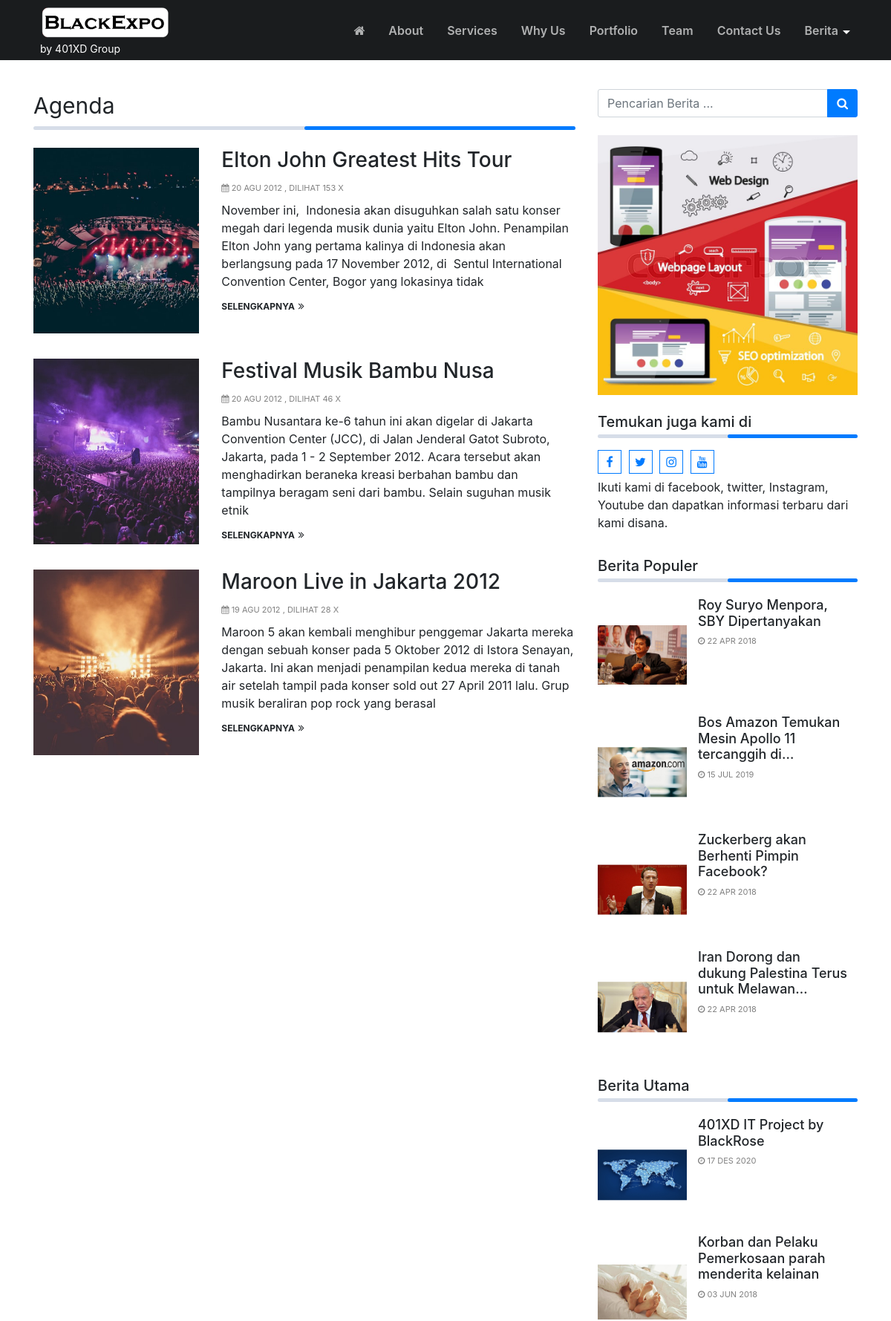
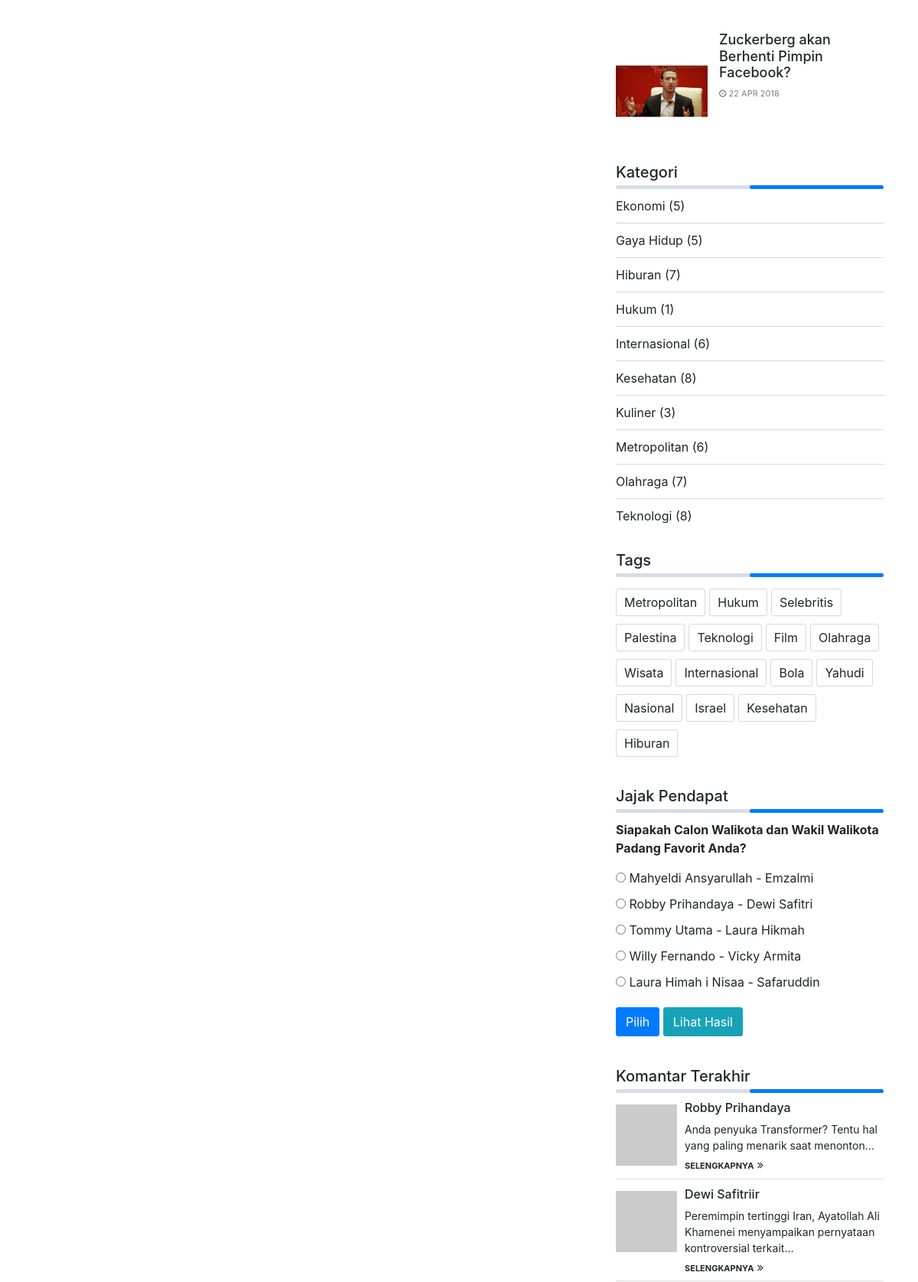
The page /index.php/agenda (upper part) on the database its author committed (2 pictures, top to bottom).
### tables this page shows
CREATE TABLE `logo` (
  `id_logo` int(11) NOT NULL,
  `gambar` varchar(100) NOT NULL
);

CREATE TABLE `tbl_novapage` (
  `id` int(11) NOT NULL,
  `key` varchar(255) DEFAULT NULL,
  `value` text DEFAULT NULL
);

CREATE TABLE `agenda` (
  `id_agenda` int(11) NOT NULL,
  `tema` varchar(100) NOT NULL,
  `tema_seo` varchar(100) NOT NULL,
  `isi_agenda` text NOT NULL,
  `tempat` varchar(100) NOT NULL,
  `pengirim` varchar(100) NOT NULL,
  `gambar` varchar(100) NOT NULL,
  `tgl_mulai` date NOT NULL,
  `tgl_selesai` date NOT NULL,
  `tgl_posting` date NOT NULL,
  `jam` varchar(50) NOT NULL,
  `dibaca` int(11) NOT NULL DEFAULT 1,
  `username` varchar(50) NOT NULL
);

CREATE TABLE `pasangiklan` (
  `id_pasangiklan` int(11) NOT NULL,
  `judul` varchar(100) NOT NULL,
  `username` varchar(50) NOT NULL,
  `url` varchar(100) NOT NULL,
  `source` text NOT NULL,
  `gambar` varchar(100) NOT NULL,
  `tgl_posting` date NOT NULL
);

CREATE TABLE `identitas` (
  `id_identitas` int(11) NOT NULL,
  `nama_website` varchar(100) NOT NULL,
  `email` varchar(100) NOT NULL,
  `url` varchar(100) NOT NULL,
  `facebook` text NOT NULL,
  `rekening` varchar(100) NOT NULL,
  `no_telp` varchar(20) NOT NULL,
  `meta_deskripsi` varchar(250) NOT NULL,
  `meta_keyword` varchar(250) NOT NULL,
  `favicon` varchar(50) NOT NULL,
  `maps` text NOT NULL
);

CREATE TABLE `berita` (
  `id_berita` int(11) NOT NULL,
  `id_kategori` int(11) NOT NULL,
  `username` varchar(30) NOT NULL,
  `judul` varchar(100) NOT NULL,
  `sub_judul` varchar(255) NOT NULL,
  `youtube` varchar(100) NOT NULL,
  `judul_seo` text NOT NULL,
  `headline` enum('Y','N') NOT NULL DEFAULT 'Y',
  `aktif` enum('Y','N') NOT NULL DEFAULT 'N',
  `utama` enum('Y','N') NOT NULL DEFAULT 'Y',
  `isi_berita` longtext NOT NULL,
  `keterangan_gambar` text NOT NULL,
  `hari` varchar(20) NOT NULL,
  `tanggal` date NOT NULL,
  `jam` time NOT NULL,
  `gambar` varchar(100) NOT NULL,
  `dibaca` int(11) NOT NULL DEFAULT 1,
  `tag` varchar(100) NOT NULL,
  `status` enum('Y','N') NOT NULL DEFAULT 'Y'
);

CREATE TABLE `tag` (
  `id_tag` int(11) NOT NULL,
  `nama_tag` varchar(100) NOT NULL,
  `username` varchar(50) NOT NULL,
  `tag_seo` varchar(100) NOT NULL,
  `count` int(11) NOT NULL
);

CREATE TABLE `poling` (
  `id_poling` int(11) NOT NULL,
  `pilihan` varchar(100) NOT NULL,
  `status` varchar(20) NOT NULL,
  `username` varchar(50) NOT NULL,
  `rating` int(11) NOT NULL DEFAULT 0,
  `aktif` enum('Y','N') NOT NULL
);

CREATE TABLE `komentar` (
  `id_komentar` int(11) NOT NULL,
  `id_berita` int(11) NOT NULL,
  `nama_komentar` varchar(100) NOT NULL,
  `url` varchar(100) NOT NULL,
  `isi_komentar` text NOT NULL,
  `tgl` date NOT NULL,
  `jam_komentar` time NOT NULL,
  `aktif` enum('Y','N') NOT NULL DEFAULT 'Y',
  `email` varchar(100) NOT NULL
);

### application/views/novapage/widgets/widget_berita_tag.php (the view)
<div class="widget widget-tagcloud card mb-4">
		<?php
			if( isset($widget_setting['judul']) ) {
				if( !empty(trim($widget_setting['judul']))) {
					?>
					<h5 class="card-header">
						<?php echo $widget_setting['judul'];?>
					</h5>
					<?php
				}
			}
		?>
  <div class="tagcloud">
  	<?php
		$tag = $this->model_utama->view_ordering_limit('tag','id_tag','RANDOM',0,50);
  		foreach ($tag->result_array() as $row) {
			?>
			<a href="<?php echo base_url()."tag/detail/".$row['tag_seo'];?>">
				<?php echo $row['nama_tag'];?>
			</a>
			<?php
		}
	?></div>
</div>

### application/views/novapage/agenda.php (shortened to what the rows shown need)
<?php
$base_path = FCPATH;
?>
<div class="row">
	<?php
	  foreach ($agenda->result_array() as $r) {
		  $tgl_posting = tgl_indo($r['tgl_posting']);
		  $baca = $r['dibaca']+1;
		  $judul = $r['tema'];
		  $isi_agenda =(strip_tags($r['isi_agenda']));
		  $isi = substr($isi_agenda,0,280);
		  $isi = substr($isi_agenda,0,strrpos($isi," "));
		  $img_src = base_url()."asset/foto_agenda/small_no-image.jpg";
		  if ($r['gambar'] !== '' &&  file_exists( $base_path ."asset/foto_agenda/".($r['gambar']) ) ){
				$img_src = base_url()."asset/foto_agenda/". $r['gambar'];
		  }
		  ?>
			<div class="col-md-12 mb-4">
			  <div class="agenda card h-100">
		  			<div class="row">
						<div class="col-md-4">
							<div class="card card-image">
								<div class="image-container"
										style="
											background:url('<?php echo $img_src;?>');
											background-position:center;
											background-size:cover;
											background-repeat:no-repeat
										">
								</div>
							</div>
						</div>
						<div class="col-md-8">
							<div class="card card-content">
								<div class="card-body">
									<a href="<?php echo base_url()."agenda/detail/".$r['tema_seo'];?>">
										<h3 class="card-title"><?php echo $judul;?></h3>
									</a>
									<div class="post-meta">
										<i class="fa fa-calendar"></i> <?php echo  $tgl_posting; ?> ,
										dilihat <?php echo $baca;?> x
									</div>
									<div class="card-text mb-2">
										<?php echo $isi;  ?>
									</div>
									<a href="<?php echo base_url()."agenda/detail/".$r['tema_seo'];?>" class="read-more">
										Selengkapnya
									</a>
								</div>
							</div>
						</div>
					</div>
				</div>
			</div>
		  <?php
	  }
?>
</div>

### application/views/novapage/partials/header.php (shortened to what the rows shown need)
<?php
$class_menu_landingpage = 'scroll';
?>
<nav class="main-menu-container navbar navbar-dark fixed-top  py-2 py-lg-3 <?php echo $class_menu_landingpage;?>" >
	<div class="container ml-5 pl-4 ml-lg-auto pl-lg-auto">
		<?php
			$base_path = FCPATH;
			$id_website = $this->model_utama->view('identitas')->row_array();
			$logo_website = $this->model_utama->view('logo')->row_array();
		?>
		<a class="navbar-brand float-left" href="<?php echo base_url();?>">
			<?php
				if ( $logo_website['gambar'] !== '' &&  file_exists( $base_path ."asset/logo/".$logo_website['gambar'] ) ){
					$img_src = base_url() ."asset/logo/".$logo_website['gambar'] ;
					?>
						<div class="logo-header">
							<img  src="<?php echo $img_src ;?>" alt="<?php echo $id_website['nama_website']; ?>">
						</div>
					<?php
				} else {
					?>
					<?php echo $id_website['nama_website']; ?>
					<?php
				}
			?>
			<?php
			if( isset($tagline['header']) && isset($tagline['text'])) {
				if(!empty($tagline['text'] && $tagline['header'] ==  '1') ){
					?>
					<div class="tagline-header"><?php echo $tagline['text'];?></div>
					<?php
				}
			}?>
		</a>
	</div>
</nav>

### application/views/novapage/partials/sidebar.php
<div class="sidebar">
<?php
$get_setting_sidebar    = $this->model_utama->view_where('tbl_novapage',array('key' => 'setting_sidebar'))->row_array();
$sidebar = array();
if(isset($get_setting_sidebar['value'])) {
	if(!empty($get_setting_sidebar['value'])){
		$setting_sidebar = json_decode($get_setting_sidebar['value'],true);
		if(!empty($setting_sidebar)) {
			$number = 0;
			foreach($setting_sidebar as $i => $widget_id){
				$id = key($widget_id);
				$sidebar[$number]['widget_id'] = $id;
				$sidebar[$number]['widget_setting'] = $widget_id[$id];
				$number++;
			}
		}
	}
}
foreach($sidebar as $i => $item) {
	$file_sidebar = VIEWPATH . template().'/widgets/' . $item['widget_id'] . '.php';
	if( file_exists($file_sidebar)) {
		$widget_setting = $item['widget_setting'];
		include $file_sidebar;
	}
}
?>
</div>

### application/views/novapage/widgets/widget_iklan_sidebar.php (shortened to what the rows shown need)
<div class="widget card mb-4 widget-iklan-sidebar">
			<?php
	$iklan_sidebar = 0;
	if( isset($widget_setting['iklan_sidebar']) ) {
		$iklan_sidebar = (int) $widget_setting['iklan_sidebar'];
	}
?>
<?php
  	$pasang_iklan_sidebar = $this->db->query("SELECT * FROM pasangiklan WHERE id_pasangiklan ='". $iklan_sidebar."'");
	foreach ($pasang_iklan_sidebar->result_array() as $iklan){
		if ($iklan['gambar'] != ''){
			?>
			<a href="<?php echo $iklan['url'];?>"
				target='_blank'>
				<img style='width:100%'
					src="<?php echo base_url()."asset/foto_pasangiklan/".$iklan['gambar'];?>"
					alt="<?php echo $iklan['judul'];?>" />
			</a>
			<?php
		}
	 }
?>
</div>

### application/views/novapage/widgets/widget_social.php
<div class="widget card mb-4 widget-social">
	<?php
		if( isset($widget_setting['judul']) ) {
			if( !empty(trim($widget_setting['judul']))) {
				?>
				<h5 class="card-header">
					<?php echo $widget_setting['judul'];?>
				</h5>
				<?php
			}
		}
	?>
	<div class="social-bar">
		<?php
			$sosmed = $this->model_utama->view('identitas')->row_array();
			$pecahd = explode(",", $sosmed['facebook']);
		?>
		<a target="_BLANK" href="<?php echo $pecahd[0]; ?>" class="social-icon"><i class="fa fa-facebook" aria-hidden="true"></i></a>
		<a target="_BLANK" href="<?php echo $pecahd[1]; ?>" class="social-icon"><i class="fa fa-twitter" aria-hidden="true"></i></a>
		<a target="_BLANK" href="<?php echo $pecahd[2]; ?>" class="social-icon"><i class="fa fa-instagram" aria-hidden="true"></i></a>
		<a target="_BLANK" href="<?php echo $pecahd[3]; ?>" class="social-icon"><i class="fa fa-youtube" aria-hidden="true"></i></a>
		<?php
			if( isset($widget_setting['teks']) ) {
				if( !empty(trim($widget_setting['teks']))) {
					?>
					<div class="social-text"><?php echo $widget_setting['teks'];?></div>
					<?php
				}
			}
		?>
	</div>
</div>

### application/views/novapage/widgets/widget_berita_populer.php (shortened to what the rows shown need)
<div class="widget card mb-4 posts-widget">
	<?php
		$jumlah_berita = 0;
		if( isset($widget_setting['judul']) ) {
			if( !empty(trim($widget_setting['judul']))) {
				?>
				<h5 class="card-header">
					<?php echo $widget_setting['judul'];?>
				</h5>
				<?php
			}
		}
		if( isset($widget_setting['jumlah']) ) {
			$jumlah_berita = (int) $widget_setting['jumlah'];
		}
	?>
	<div class="card-body">
		<ul>
			<?php
				$populer = $this->model_utama->view_join_two(
					'berita',
					'users',
					'kategori',
					'username',
					'id_kategori',
					array('berita.status' => 'Y'),
					'dibaca','DESC',0, $jumlah_berita
				);
				foreach ($populer->result_array() as $berita) {
				$img_src= base_url().'asset/foto_berita/small_no-image.jpg';
				if ($berita['gambar'] !==''){
					$img_src =base_url().'asset/foto_berita/'.$berita['gambar'];
				}
				$img_size = getimagesize($img_src);
				$class_image= ($img_size[0] > $img_size[1]) ? 'landscape':'portrait';
				?>
					<li class="list-post">
						<a href="<?php echo base_url().$berita['judul_seo'];?>">
							<div class="post-img-container">
								<div class="thumbnail">
									<div class="center">
										<img class="<?php echo $class_image;?>" src="<?php echo $img_src;?>" title="image" />
									</div>
								</div>
							</div>
						</a>
						<div class="post-content">
							<a href="<?php echo base_url().$berita['judul_seo'];?>" >
								<h5 class="post-header">
									<?php echo word_limiter( strip_tags($berita['judul']),8);?>
								</h5>
							</a>
							<div class="post-meta">
								<i class="fa fa-clock-o"></i> <?php echo tgl_indo($berita['tanggal']);?>
							</div>
						</div>
					</li>
					<?php
				}
			?>
		</ul>
	</div>
</div>

### application/views/novapage/widgets/widget_berita_pilihan.php (shortened to what the rows shown need)
<div class="widget card mb-4 posts-widget">
		<?php
			$jumlah_berita = 0;
			if( isset($widget_setting['judul']) ) {
				if( !empty(trim($widget_setting['judul']))) {
					?>
					<h5 class="card-header">
						<?php echo $widget_setting['judul'];?>
					</h5>
					<?php
				}
			}
			$filter_berita = array();
			if( isset($widget_setting['group']) ) {
				$group_berita =  $widget_setting['group'];
				if(!empty(trim($group_berita))) {
					switch ($group_berita) {
						case 'utama':
							$filter_berita = array('berita.utama' => 'Y');
							break;
					}
				}
			}
			if( isset($widget_setting['jumlah']) ) {
				$jumlah_berita = (int) $widget_setting['jumlah'];
			}
		?>
	<div class="card-body">
		<ul>
				<?php
					$filter_berita = array_merge($filter_berita,array(
						'berita.status' => 'Y'
					));
					$berita_pilihan = $this->model_utama->view_join_two(
							'berita',
							'users',
							'kategori',
							'username',
							'id_kategori',
							$filter_berita,
							'tanggal','DESC',0,$jumlah_berita);
					foreach ($berita_pilihan->result_array() as $i => $berita) {
					$img_src= base_url().'asset/foto_berita/small_no-image.jpg';
					if ($berita['gambar'] !==''){
						$img_src =base_url().'asset/foto_berita/'.$berita['gambar'];
					}
					$img_size = getimagesize($img_src);
					$class_image= ($img_size[0] > $img_size[1]) ? 'landscape':'portrait';
					?>
					<li class="list-post">
							<a href="<?php echo base_url().$berita['judul_seo'];?>">
								<div class="post-img-container">
									<div class="thumbnail">
										<div class="center">
											<img class="<?php echo $class_image;?>" src="<?php echo $img_src;?>" title="image" />
										</div>
									</div>
								</div>
							</a>
							<div class="post-content">
								<a href="<?php echo base_url().$berita['judul_seo'];?>" >
									<h5 class="post-header">
										<?php echo word_limiter( strip_tags($berita['judul']),8);?>
									</h5>
								</a>
								<div class="post-meta">
									<i class="fa fa-clock-o"></i> <?php echo tgl_indo($berita['tanggal']);?>
								</div>
							</div>
					</li>
					<?php
					}
				?>
		</ul>
	</div>
</div>

### application/views/novapage/widgets/widget_polling.php
<div class="widget card mb-4 widget-polling">
		<?php
			if( isset($widget_setting['judul']) ) {
				if( !empty(trim($widget_setting['judul']))) {
					?>
					<h5 class="card-header">
						<?php echo $widget_setting['judul'];?>
					</h5>
					<?php
				}
			}
		?>
	<div class="card-body">
		<?php
			$t = $this->model_utama->view_where('poling',array('aktif' => 'Y','status' => 'Pertanyaan'))->row_array();
		?>
		<div class="card-title">
			<strong><?php echo $t['pilihan'];?></strong>
		</div>
		<form class="form" method="POST" action="<?php echo base_url()."polling/hasil";?>">
		<div class="form-group">
			<ul>
			<?php
				$pilih = $this->model_utama->view_where('poling',array('aktif' => 'Y','status' => 'Jawaban'));
				foreach ($pilih->result_array() as $p) {
					?>
					<li>
						<input type="radio" name="pilihan" value="<?php echo $p['id_poling'];?>"/> <?php echo $p['pilihan'];?>
					</li>
					<?php
				}
			?>
			</ul>
	 	</div>
		<div class="form-group">
			<input type=submit class="btn btn-theme" value="Pilih" />
			<a class="btn btn-info" href="<?php echo base_url()."polling";?>">Lihat Hasil</a>
		</div>
		</form>
	</div>
</div>

### application/views/novapage/widgets/widget_komentar.php (shortened to what the rows shown need)
<div class="widget card mb-4 widget-comments">
		<?php
			$jumlah_komentar = 0;
			if( isset($widget_setting['judul']) ) {
				if( !empty(trim($widget_setting['judul']))) {
					?>
					<h5 class="card-header">
						<?php echo $widget_setting['judul'];?>
					</h5>
					<?php
				}
			}
			if( isset($widget_setting['jumlah']) ) {
				$jumlah_komentar = (int) $widget_setting['jumlah'];
			}
		?>
		<ul>
			<?php
				$komentar = $this->model_utama->view_where_ordering_limit(
					'komentar',
					array('aktif' => 'Y'),
					'id_komentar',
					'DESC',
					0,$jumlah_komentar
				);
			  	foreach ($komentar->result_array() as $r) {
					$isi_komentar = strip_tags($r['isi_komentar']);
					$avatar = md5(strtolower(trim($r['email'])));
					$b = $this->model_utama->view_where('berita',array('id_berita' => $r['id_berita']))->row_array();
					?>
					<li>
						<div class='comment-photo'>
							<?php if(!empty($avatar)) {?>
							<img src='https://www.gravatar.com/avatar/<?php echo $avatar;?>.jpg?s=60'/>
							<?php } else { ?>
							<i class="fa fa-user-circle user" aria-hidden="true"></i>
							<?php } ?>
						</div>
						<div class='comment-content'>
							<h5> <?php echo $r['nama_komentar'];?></h5>
							<div>
								<?php echo word_limiter( strip_tags($isi_komentar),10);?>
							</div>
							<a href="<?php echo base_url().$b['judul_seo'];?>" class="py-2 read-more">
								Selengkapnya
							</a>
						</div>
					 </li>
					 <?php
				}
			?>
		</ul>
</div>

### rows shown on the page
logo: gambar (picture)
tbl_novapage: value "by 401XD Group"
agenda: gambar (picture), tema "Elton John Greatest Hits Tour", tgl_posting "20 AGU 2012", dibaca "153", isi_agenda "November ini, Indonesia akan disuguhkan salah satu konser megah dari legenda musik dunia yaitu Elton John. Penampilan Elton John yang pertama kalinya di Indonesia akan berlangsung pada 17 November 2012, di Sentul International Convention Center, Bogor yang lokasinya tidak"
agenda: gambar (picture), tema "Festival Musik Bambu Nusa", tgl_posting "20 AGU 2012", dibaca "46", isi_agenda "Bambu Nusantara ke-6 tahun ini akan digelar di Jakarta Convention Center (JCC), di Jalan Jenderal Gatot Subroto, Jakarta, pada 1 - 2 September 2012. Acara tersebut akan menghadirkan beraneka kreasi berbahan bambu dan tampilnya beragam seni dari bambu. Selain suguhan musik etnik"
agenda: gambar (picture), tema "Maroon Live in Jakarta 2012", tgl_posting "19 AGU 2012", dibaca "28", isi_agenda "Maroon 5 akan kembali menghibur penggemar Jakarta mereka dengan sebuah konser pada 5 Oktober 2012 di Istora Senayan, Jakarta. Ini akan menjadi penampilan kedua mereka di tanah air setelah tampil pada konser sold out 27 April 2011 lalu. Grup musik beraliran pop rock yang berasal"
pasangiklan: gambar (picture)
identitas: judul "Temukan juga kami di", teks "Ikuti kami di facebook, twitter, Instagram, Youtube dan dapatkan informasi terbaru dari kami disana."
berita: gambar (picture), judul "Roy Suryo Menpora, SBY Dipertanyakan", tanggal "22 APR 2018"
berita: gambar (picture), judul "Bos Amazon Temukan Mesin Apollo 11 tercanggih di…", tanggal "15 JUL 2019"
berita: gambar (picture), judul "Zuckerberg akan Berhenti Pimpin Facebook?", tanggal "22 APR 2018"
berita: gambar (picture), judul "Iran Dorong dan dukung Palestina Terus untuk Melawan…", tanggal "22 APR 2018"
berita: gambar (picture), judul "401XD IT Project by BlackRose", tanggal "17 DES 2020"
berita: gambar (picture), judul "Korban dan Pelaku Pemerkosaan parah menderita kelainan", tanggal "03 JUN 2018"
tag: nama_tag "Metropolitan"
tag: nama_tag "Hukum"
tag: nama_tag "Selebritis"
tag: nama_tag "Palestina"
tag: nama_tag "Teknologi"
tag: nama_tag "Film"
tag: nama_tag "Olahraga"
tag: nama_tag "Wisata"
tag: nama_tag "Internasional"
tag: nama_tag "Bola"
tag: nama_tag "Yahudi"
tag: nama_tag "Nasional"
tag: nama_tag "Israel"
tag: nama_tag "Kesehatan"
tag: nama_tag "Hiburan"
poling: pilihan "Siapakah Calon Walikota dan Wakil Walikota Padang Favorit Anda?"
poling: pilihan "Mahyeldi Ansyarullah - Emzalmi"
poling: pilihan "Robby Prihandaya - Dewi Safitri"
poling: pilihan "Tommy Utama - Laura Hikmah"
poling: pilihan "Willy Fernando - Vicky Armita"
poling: pilihan "Laura Himah i Nisaa - Safaruddin"
komentar: nama_komentar "Robby Prihandaya", isi_komentar "Anda penyuka Transformer? Tentu hal yang paling menarik saat menonton…"
komentar: nama_komentar "Dewi Safitriir", isi_komentar "Peremimpin tertinggi Iran, Ayatollah Ali Khamenei menyampaikan pernyataan kontroversial terkait…"

### other values the page prints
$widget_setting['judul'] "Berita Populer"
$widget_setting['judul'] "Berita Utama"
$widget_setting['judul'] "Kategori"
$item_kategori['nama_kategori'] "Ekonomi"
$item_kategori['jml_berita'] "5"
$item_kategori['nama_kategori'] "Gaya Hidup"
$item_kategori['nama_kategori'] "Hiburan"
$item_kategori['jml_berita'] "7"
$item_kategori['nama_kategori'] "Hukum"
$item_kategori['jml_berita'] "1"
$item_kategori['nama_kategori'] "Internasional"
$item_kategori['jml_berita'] "6"
$item_kategori['nama_kategori'] "Kesehatan"
$item_kategori['jml_berita'] "8"
$item_kategori['nama_kategori'] "Kuliner"
